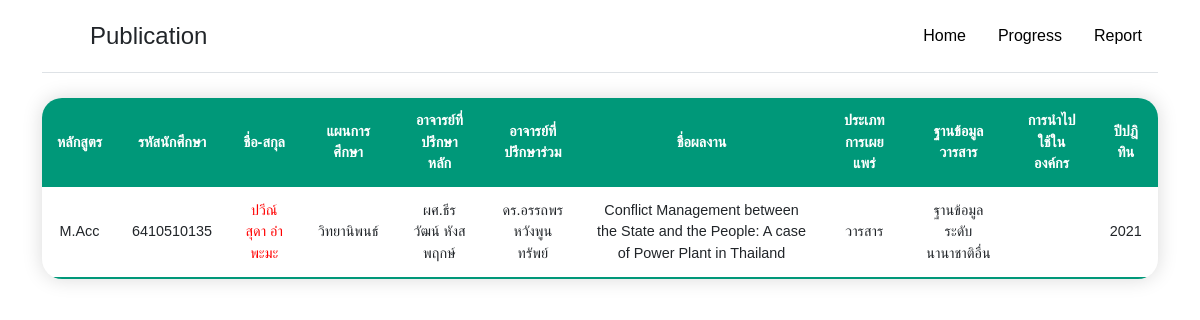
Screenshot of /student_public_year.php?show_year=2021&data_id=1 with the database file from the repository.
### tables this page shows
CREATE TABLE `student_info` (
  `student_id` varchar(10) NOT NULL,
  `student_name` varchar(100) NOT NULL,
  `student_status_id` int(10) NOT NULL,
  `student_course_id` int(10) NOT NULL,
  `student_principal_advisor` varchar(100) NOT NULL,
  `student_associate_advisor` varchar(100) NOT NULL,
  `student_plan_id` int(10) NOT NULL,
  `education_level` int(10) NOT NULL
);

CREATE TABLE `student_course` (
  `id` int(10) NOT NULL,
  `course_name` varchar(100) NOT NULL
);

CREATE TABLE `student_public` (
  `publication_id` int(10) NOT NULL,
  `publication_name` varchar(255) NOT NULL,
  `publication_type_id` int(10) NOT NULL,
  `publication_data_id` int(10) NOT NULL,
  `publication_used` varchar(255) NOT NULL,
  `publication_description` varchar(255) NOT NULL,
  `publication_start` date NOT NULL,
  `publication_end` date NOT NULL,
  `publication_year` year(4) NOT NULL,
  `student_id` varchar(10) NOT NULL
);

CREATE TABLE `student_plan` (
  `id` int(11) NOT NULL,
  `plan` varchar(100) NOT NULL
);

CREATE TABLE `publication_type` (
  `id` int(10) NOT NULL,
  `publication_type` varchar(100) NOT NULL
);

CREATE TABLE `publication_data` (
  `id` int(10) NOT NULL,
  `publication_data` varchar(100) NOT NULL
);

### student_public_year.php (the view, shortened to what this page needs)
<?php
require_once('config/db.php');
?>
<?php
    if(isset($_GET['data_id']) && isset($_GET['show_year'])){
        $year = $_GET['show_year'];
        $data_id = $_GET['data_id'];
    }
?>
<!DOCTYPE html>
<html lang="en">
<head>
    <link href="https://cdn.jsdelivr.net/npm/bootstrap@5.0.2/dist/css/bootstrap.min.css"
     rel="stylesheet">
     <link rel="stylesheet" href="style.css">
</head>
<body>
<?php include 'navbar.php';?>
<div class="container">
    <table id="example" class="styled-table table table-hover">
        <thead>
      <tr class="table align-middle text-center">
        <th>หลักสูตร</th>
        <th>รหัสนักศึกษา</th>
        <th>ชื่อ-สกุล</th>
        <th>แผนการศึกษา</th>
        <th>อาจารย์ที่ปรึกษาหลัก</th>
        <th>อาจารย์ที่ปรึกษาร่วม</th>
        <th>ชื่อผลงาน</th>
        <th>ประเภทการเผยแพร่</th>
        <th>ฐานข้อมูลวารสาร</th>
        <th>การนำไปใช้ในองค์กร</th>
        <th>ปีปฎิทิน</th>
      </tr>
    </thead>
    <tbody>
      <?php
        $sql = "SELECT * FROM student_info JOIN student_public ON student_info.student_id = student_public.student_id
        JOIN student_status ON student_info.student_status_id = student_status.id
        JOIN student_plan ON student_info.student_plan_id = student_plan.id
        JOIN student_course ON student_info.student_course_id = student_course.id
        JOIN publication_data ON student_public.publication_data_id = publication_data.id
        JOIN publication_type ON student_public.publication_type_id = publication_type.id
        WHERE student_public.publication_year = $year
        AND student_public.publication_data_id = $data_id";
        $select_stmt = $conn->prepare($sql);
        $select_stmt->execute();
        if ($select_stmt-> rowCount() > 0){
          while ($row=$select_stmt-> fetch(PDO::FETCH_ASSOC)) {
            $student_id = $row['student_id'];
            $student_name = $row['student_name'];
            $student_course = $row['course_name'];
            $student_principal_advisor = $row['student_principal_advisor'];
            $student_associate_advisor = $row['student_associate_advisor'];
            $student_plan = $row['plan'];
            $publication_name = $row['publication_name'];
            $publication_type_id = $row['publication_type'];
            $publication_data_id = $row['publication_data'];
            $publication_used = $row['publication_used'];
            $publication_year = $row['publication_year'];
          ?>
          <tr class="table align-middle text-center">
            <td><?php echo $student_course?></td>
            <td><?php echo $student_id?></td>
            <td><a href="student_public.php?show_id=<?php echo $student_id;?>" target="_blank"><?php echo $student_name?></a></td>
            <td><?php echo $student_plan?></td>
            <td><?php echo $student_principal_advisor?></td>
            <td><?php echo $student_associate_advisor?></td>
            <td><?php echo $publication_name?></td>
            <td><?php echo $publication_type_id?></td>
            <td><?php echo $publication_data_id?></td>
            <td><?php echo $publication_used?></td>
            <td><?php echo $publication_year?></td>
            </tr>
            <?php
                }
              }else {
                ?>
                <tr class="text-center">
                  <td colspan="14">Data Not Found</td>
                </tr>
                <?php
              }
            ?>
      </tbody>
    </table>
</body>
</html>

### style.css (style rules this page uses)
* { margin: 0; padding: 0; box-sizing: border-box; font-family: Arial, Helvetica, sans-serif; }
#vertical-2,#example { overflow: hidden; border-radius: 20px; }
.styled-table { border-collapse: collapse; margin: 25px 0; font-size: 0.9em; font-family: sans-serif; min-width: 340px; box-shadow: 0 0 20px rgba(0, 0, 0, 0.15); overflow: hidden; }
.styled-table thead tr { background-color: #009879; color: #ffffff; text-align: left; }
.styled-table th, .styled-table td { padding: 12px 15px; }
.styled-table tbody tr { border-bottom: 1px solid #dddddd; }
.styled-table tbody tr:last-of-type { border-bottom: 2px solid #009879; }
.container tr td a { text-decoration: none; color: rgb(255, 0, 0); }

### rows the page displays
student_info: student_course.course_name "M.Acc", student_public.student_id "6410510135", student_name "ปวีณ์สุดา อำพะมะ", student_plan.plan "วิทยานิพนธ์", student_principal_advisor "ผศ.ธีรวัฒน์ หังสพฤกษ์", student_associate_advisor "ดร.อรรถพร หวังพูนทรัพย์", student_public.publication_name "Conflict Management between the State and the People: A case of Power Plant in Thailand", publication_type.publication_type "วารสาร", publication_data.publication_data "ฐานข้อมูลระดับนานาชาติอื่น", student_public.publication_year "2021"
